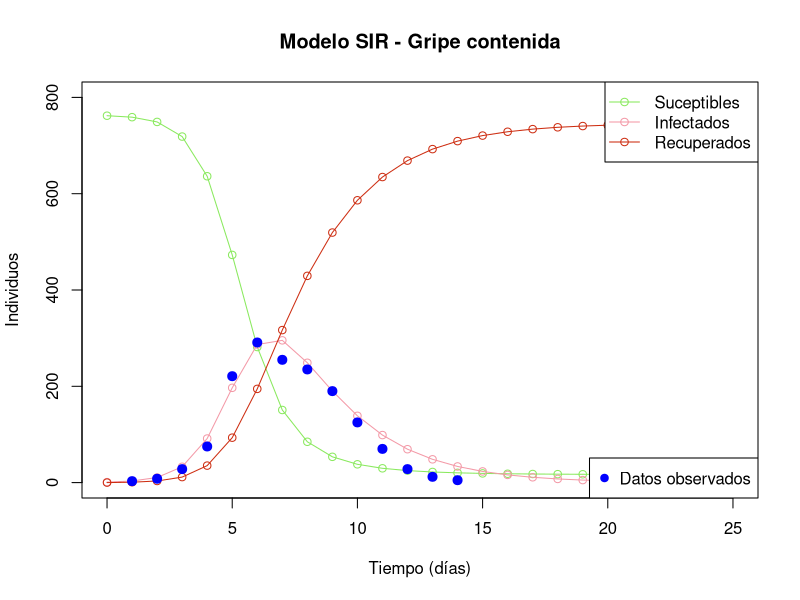

This chart was generated by the following R code:
## ---- chunk 1
knitr::opts_chunk$set(echo = TRUE)
## ---- chunk 2
# Gripe del British Medical Jounal SIR
# 22 de enero al 4 de febrero 1978 (14)

library(deSolve)


ed.sol.gripe = function( t, state, parms)
{
  with(as.list(state),
       {
         dxdt = rep(0, length(state))
         dxdt[1] = -(beta*I*S)/N            # Suceptibles
         dxdt[2] = (beta*I*S)/N - gamma*I   # Infectados
         dxdt[3] = gamma*I                  # Recuperados
         return(list(dxdt))
       })
}

# Establecemos las condiciones iniciales

beta = 1.6       # Tasa de infección
gamma = 0.41     # Tasa de recuperación
N = 763           # Población total
t = seq(0,25,1)   # rango a graficar
S0 = N - 1        # Suponiendo que hay 1 infectado al inicio
I0 = 1
R0 = 0
init = c(S = S0, I = I0, R = R0)


# Resultado de la función ODE
res_irs_gripe = ode(
  y= init,
  times = t,
  func = ed.sol.gripe ,
  parms = NULL
)

# Resultado del primer modelo
head(res_irs_gripe)

# Rango en y
y_axis = c(0, 800)

# Graficamos la variable S (Suceptibles)

plot(
  res_irs_gripe[, "time"],
  res_irs_gripe[, "S"],
  type = "o",
  xlab = "Tiempo (días)",
  ylab = "Individuos",
  ylim = y_axis,
  col = "#89E95D",
  main = "Modelo SIR - Gripe contenida"
)

# La variable I (Infectados)
lines(
  res_irs_gripe[, "time"],
  res_irs_gripe[, "I"],
  type = "o",
  col = "#F399A7"
)

# La variable R (Recuperados)
lines(
  res_irs_gripe[, "time"],
  res_irs_gripe[, "R"],
  type = "o",
  col = "#cd2d11"
)

# Decoración
legend(
  "topright",
  legend = c("Suceptibles", "Infectados", "Recuperados"),
  col = c("#89E95D", "#F399A7", "#cd2d11"),
  lty = 1,
  pch = 1
)


# Comparación con datos reales
# Datos de la tabla
dias <- 1:14      # Creamos el rango de los 14 días
infectados_tabla <- c(3, 8, 28, 75, 221, 291, 255, 235, 190, 125, 70, 28, 12, 5)

# Graficamos los puntos sobre la curva de infectados
points(
  dias,
  infectados_tabla,
  col = "blue",
  pch = 19,
  cex = 1.2
)

# Agregar leyenda para los puntos
legend(
  "bottomright",
  legend = c("Datos observados"),
  col = c("blue"),
  pch = 19
)
